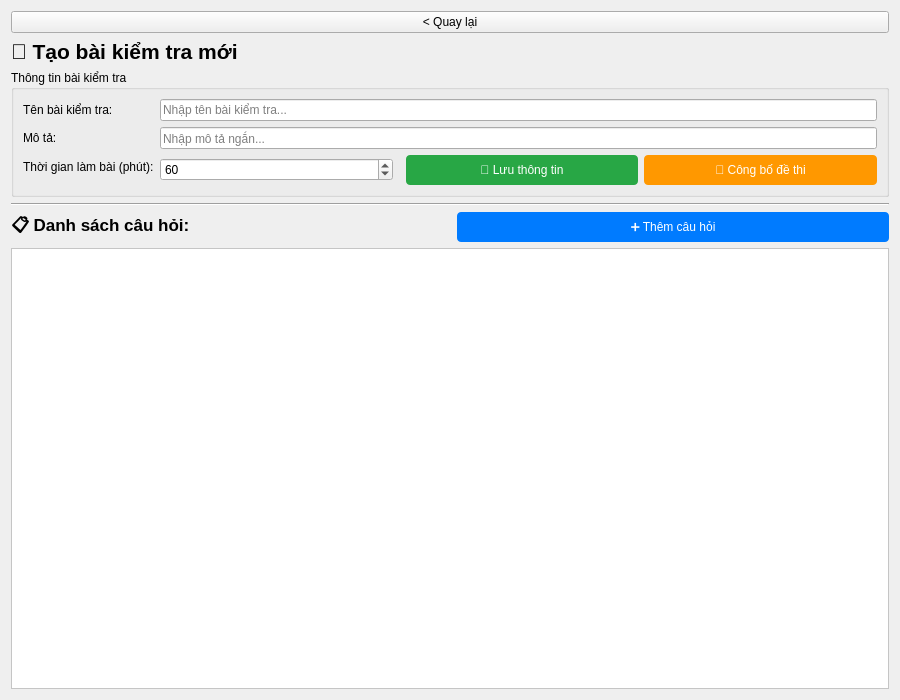
<?xml version="1.0" encoding="UTF-8"?>
<ui version="4.0">
 <class>CreateExam</class>
 <widget class="QWidget" name="CreateExam">
  <property name="geometry">
   <rect>
    <x>0</x>
    <y>0</y>
    <width>900</width>
    <height>700</height>
   </rect>
  </property>
  <property name="windowTitle">
   <string>Tạo bài kiểm tra</string>
  </property>
  <layout class="QVBoxLayout" name="verticalLayout">
   <item>
    <widget class="QPushButton" name="backButton">
     <property name="text">
      <string>&lt; Quay lại</string>
     </property>
     <property name="cursor">
      <cursorShape>PointingHandCursor</cursorShape>
     </property>
    </widget>
   </item>
   <item>
    <widget class="QLabel" name="titleLabel">
     <property name="text">
      <string>📝 Tạo bài kiểm tra mới</string>
     </property>
     <property name="font">
      <font>
       <pointsize>16</pointsize>
       <weight>75</weight>
       <bold>true</bold>
      </font>
     </property>
    </widget>
   </item>
   <item>
    <widget class="QGroupBox" name="examInfoGroup">
     <property name="title">
      <string>Thông tin bài kiểm tra</string>
     </property>
     <layout class="QFormLayout" name="formLayout">
      <item row="0" column="0">
       <widget class="QLabel" name="label">
        <property name="text">
         <string>Tên bài kiểm tra:</string>
        </property>
       </widget>
      </item>
      <item row="0" column="1">
       <widget class="QLineEdit" name="examNameEdit">
        <property name="placeholderText">
         <string>Nhập tên bài kiểm tra...</string>
        </property>
       </widget>
      </item>
      <item row="1" column="0">
       <widget class="QLabel" name="label_2">
        <property name="text">
         <string>Mô tả:</string>
        </property>
       </widget>
      </item>
      <item row="1" column="1">
       <widget class="QLineEdit" name="descriptionEdit">
        <property name="placeholderText">
         <string>Nhập mô tả ngắn...</string>
        </property>
       </widget>
      </item>
      <item row="2" column="0">
       <widget class="QLabel" name="label_3">
        <property name="text">
         <string>Thời gian làm bài (phút):</string>
        </property>
       </widget>
      </item>
      <item row="2" column="1">
       <layout class="QHBoxLayout" name="timeLimitLayout">
        <item>
         <widget class="QSpinBox" name="timeLimitSpinBox">
          <property name="minimum">
           <number>5</number>
          </property>
          <property name="maximum">
           <number>180</number>
          </property>
          <property name="value">
           <number>60</number>
          </property>
         </widget>
        </item>
        <item>
         <spacer name="horizontalSpacer">
          <property name="orientation">
           <enum>Qt::Horizontal</enum>
          </property>
         </spacer>
        </item>
        <item>
         <widget class="QPushButton" name="saveExamButton">
          <property name="text">
           <string>💾 Lưu thông tin</string>
          </property>
          <property name="cursor">
           <cursorShape>PointingHandCursor</cursorShape>
          </property>
          <property name="styleSheet">
           <string>background-color: #28a745; color: white; padding: 8px 20px; border-radius: 4px;</string>
          </property>
         </widget>
        </item>
        <item>
         <widget class="QPushButton" name="publishButton">
          <property name="text">
           <string>🚀 Công bố đề thi</string>
          </property>
          <property name="cursor">
           <cursorShape>PointingHandCursor</cursorShape>
          </property>
          <property name="styleSheet">
           <string>background-color: #ff9800; color: white; padding: 8px 20px; border-radius: 4px;</string>
          </property>
          <property name="enabled">
           <bool>false</bool>
          </property>
         </widget>
        </item>
       </layout>
      </item>
     </layout>
    </widget>
   </item>
   <item>
    <widget class="Line" name="line">
     <property name="orientation">
      <enum>Qt::Horizontal</enum>
     </property>
    </widget>
   </item>
   <item>
    <layout class="QHBoxLayout" name="questionHeaderLayout">
     <item>
      <widget class="QLabel" name="questionLabel">
       <property name="text">
        <string>📋 Danh sách câu hỏi:</string>
       </property>
       <property name="font">
        <font>
         <pointsize>13</pointsize>
         <weight>75</weight>
         <bold>true</bold>
        </font>
       </property>
      </widget>
     </item>
     <item>
      <spacer name="horizontalSpacer2">
       <property name="orientation">
        <enum>Qt::Horizontal</enum>
       </property>
      </spacer>
     </item>
     <item>
      <widget class="QPushButton" name="addQuestionButton">
       <property name="text">
        <string>➕ Thêm câu hỏi</string>
       </property>
       <property name="cursor">
        <cursorShape>PointingHandCursor</cursorShape>
       </property>
       <property name="styleSheet">
        <string>background-color: #007bff; color: white; padding: 8px 15px; border-radius: 4px;</string>
       </property>
       <property name="enabled">
        <bool>false</bool>
       </property>
      </widget>
     </item>
    </layout>
   </item>
   <item>
    <widget class="QListWidget" name="questionListWidget">
     <property name="styleSheet">
      <string>QListWidget { background-color: #fff; }</string>
     </property>
    </widget>
   </item>
  </layout>
 </widget>
 <resources/>
 <connections/>
</ui>
